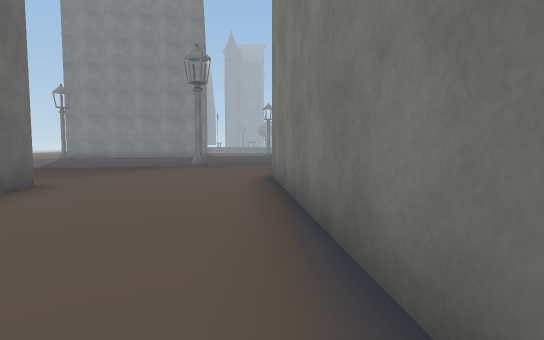
[1] (above)

24 first-person views from a walk through a scene from a Unity 3-D project. The camera is 1.2 m above the floor, tilts 4° down and sees 80° across. The floor is counted in squares, 2 m on a side. Each view is taken from the middle of a square. On the plan, view 1 faces up. The plan holds only what a view shows up to about 10 squares ahead; the rest is blank. The place goes on beyond the plan. The player character is not drawn. Some animated figures are not drawn. Door leaves are left out, so doorways stand open. Some surface patterns are stand-ins.

[2]
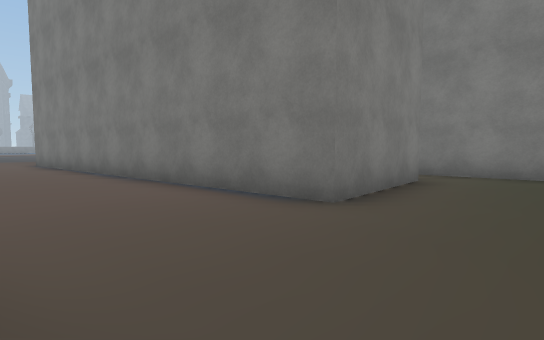

[3]
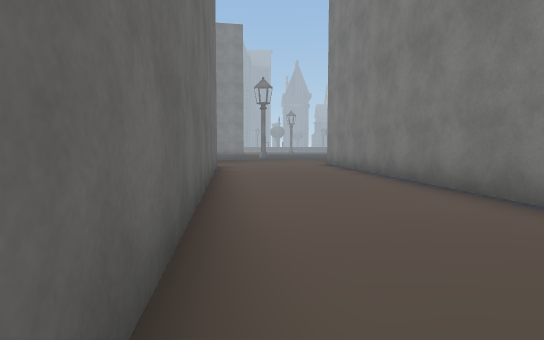

[4]
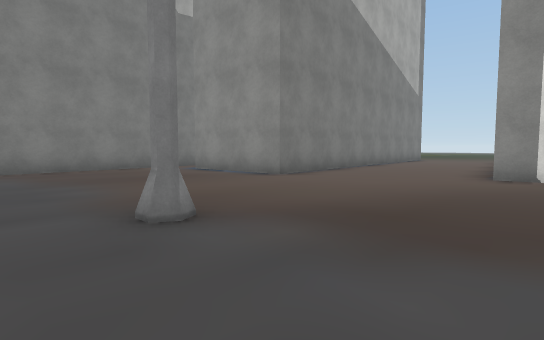

[5]
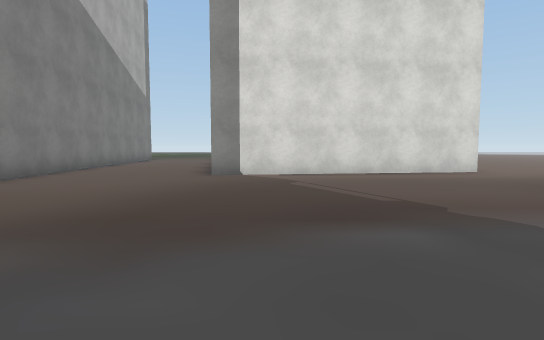

[6]
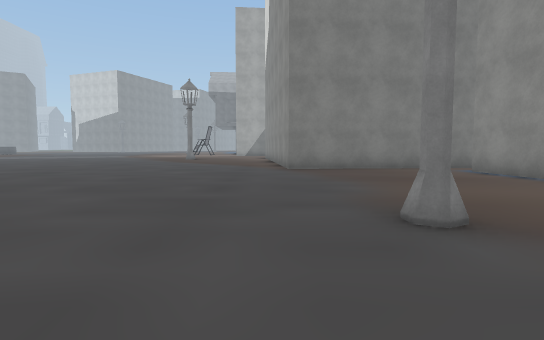

[7]
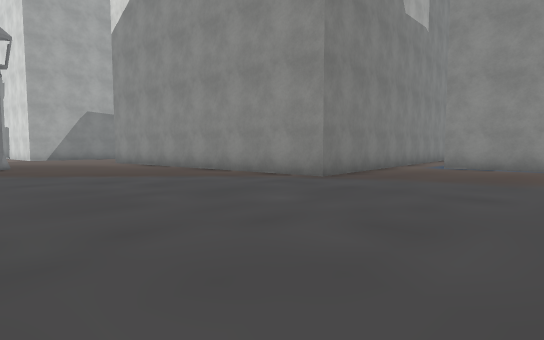

[8]
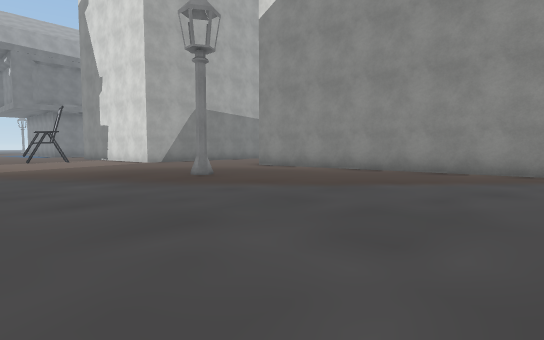

[9]
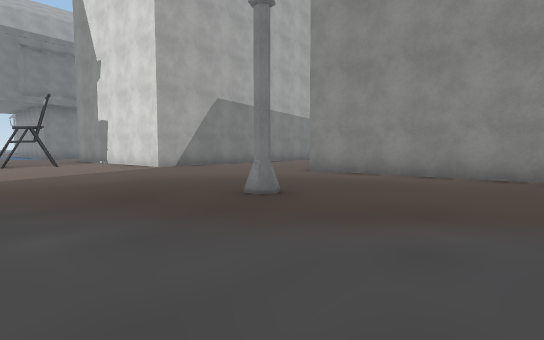

[10]
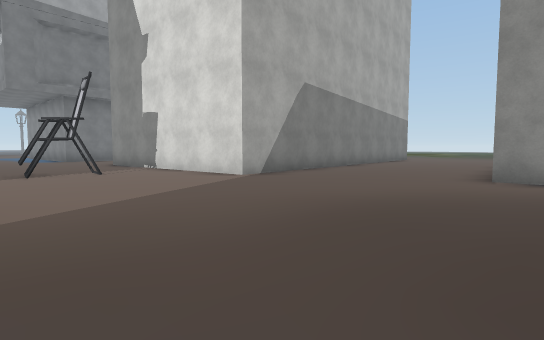

[11]
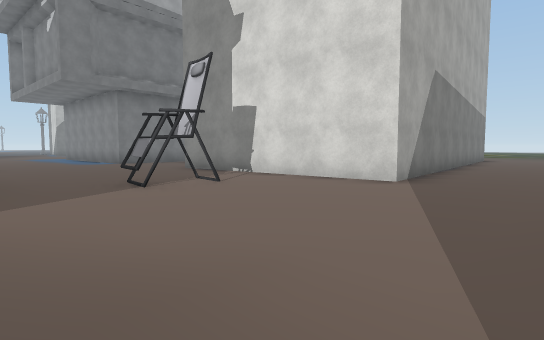

[12]
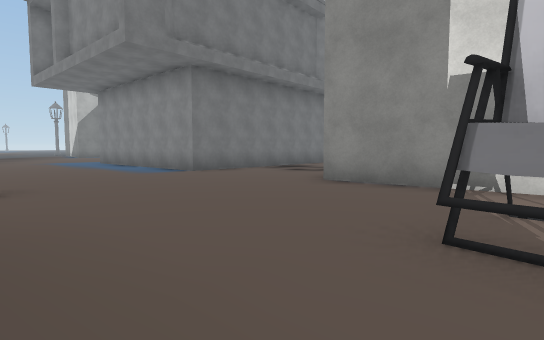

[13]
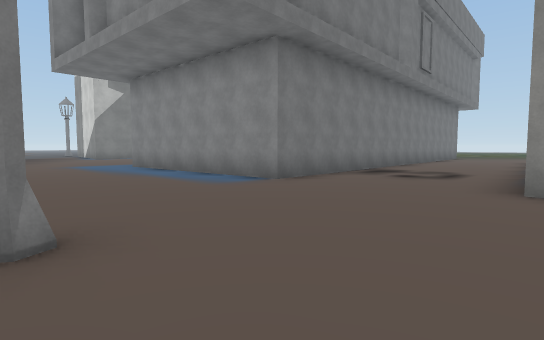

[14]
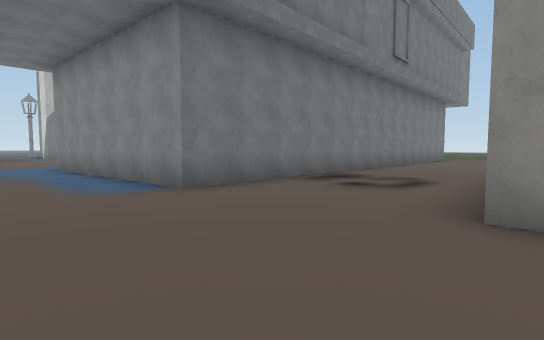

[15]
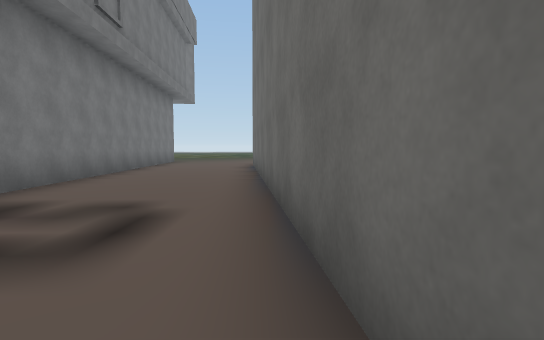

[16]
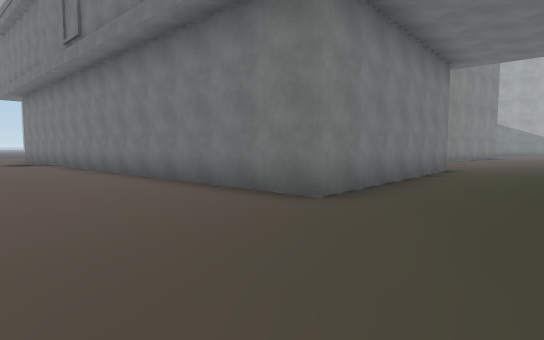

[17]
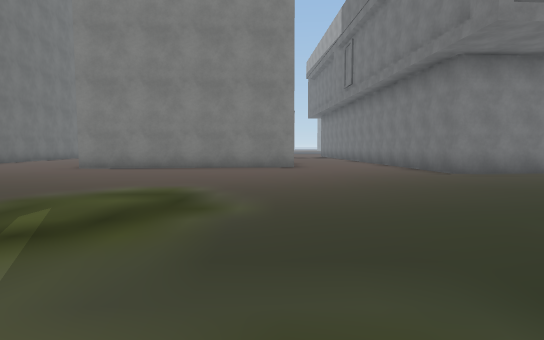

[18]
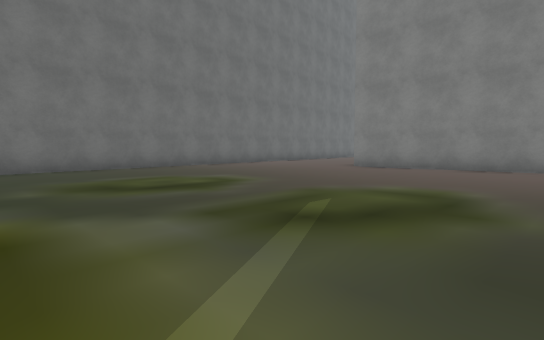

[19]
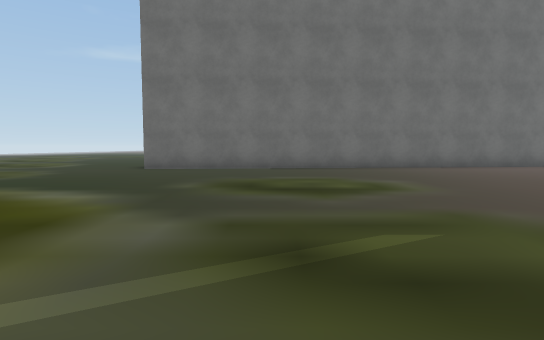

[20]
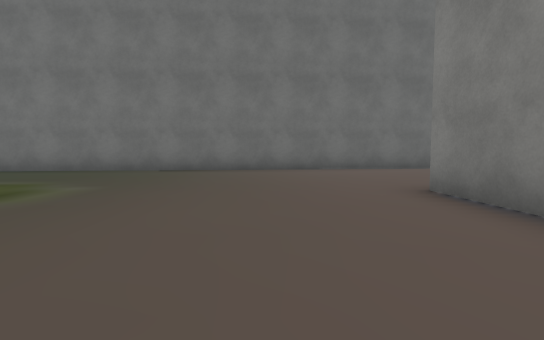

[21]
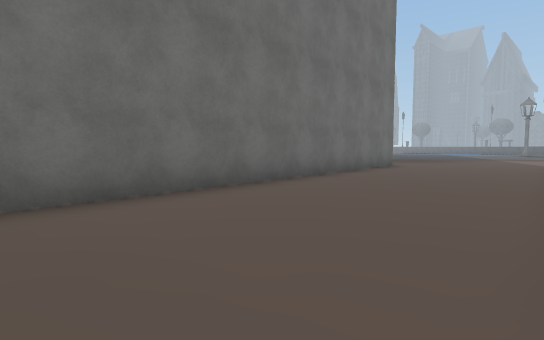

[22]
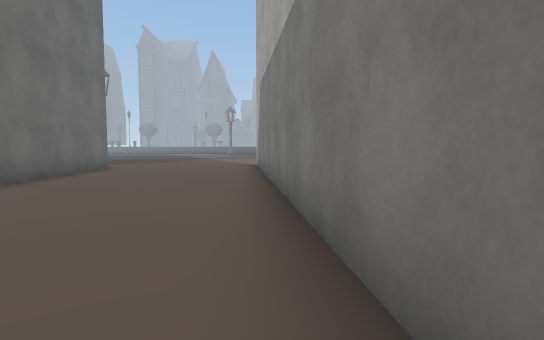

[23]
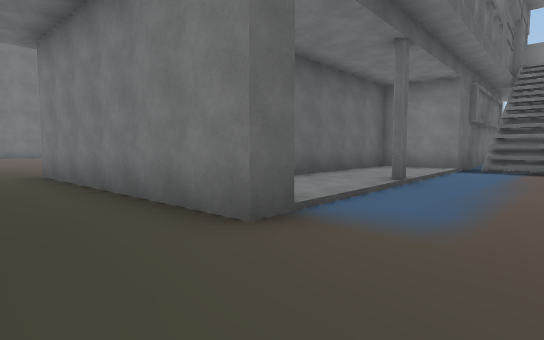

[24]
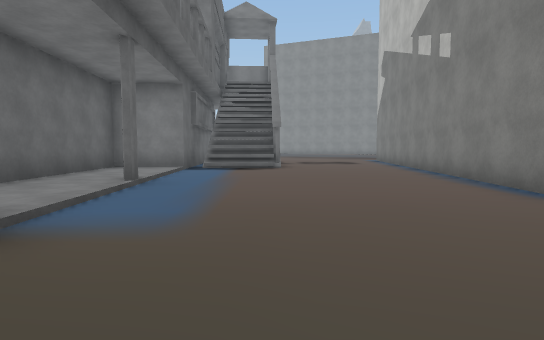

### Floor plan
Points are (right, up) in squares from view 1. A wall is a line through its corners. A room is listed if a view was taken in it or the views show most of it. See-through windows are left out.
Room 1 (views 1, 2, 3, 4, 5, 6, 7, 8, 9, 10, 11, 12, 13, 14, 15, 16, 17, 18, 19, 20, 21, 22, 23, 24)
walls: (18.5, 3.5) (17.5, 14.5) (23.7, 15); (24.7, 3.8) (18.5, 3.2); (23.6, 14.6) (24.6, 4.9); (4.5, 6.1) (4, 11.5) (13.3, 12.4) (15, -6.5); (33.4, 11.6) (33.6, 8.8) (31.8, 8.7) (32, 4.5); (4, -3.7) (0.9, -4) (0, 6.8) (3, 7); (5.5, -5.4) (5.3, -3.1); (34, 2.4) (34, 1.7) (28.1, 1.3) (27.3, 15.4) (33.2, 15.9); (36.2, 9.6) (35.5, 9.6); (39.5, 4.1) (40.2, 9.9); (-9.6, 4.2) (-3.7, 5) (-2.4, -4.6)
low walls: (35, 10.8) (34.1, 10.8)
objects: other object (-2, 11); other object (11, 16); other object (20, 17) to (20, 18); other object (25, 20)

Positions as (right, up) in squares from view 1, and headings:
1: (0, 0), facing up
2: (-2, -6), facing up-right
3: (-2, -5), facing up
4: (-5, 12), facing down-right
5: (-5, 12), facing down
6: (-5, 12), facing right
7: (0, 17), facing down-right
8: (5, 20), facing down-right
9: (8, 19), facing down-right
10: (12, 19), facing down-right
11: (15, 20), facing down-right
12: (20, 20), facing down-right
13: (23, 20), facing down-right
14: (23, 18), facing down-right
15: (24, 15), facing down
16: (25, -1), facing up-right
17: (24, -6), facing up
18: (24, -6), facing up-left
19: (24, -4), facing left
20: (23, 1), facing left
21: (18, 2), facing up-left
22: (18, 3), facing up
23: (36, 0), facing up-left
24: (36, 0), facing up
